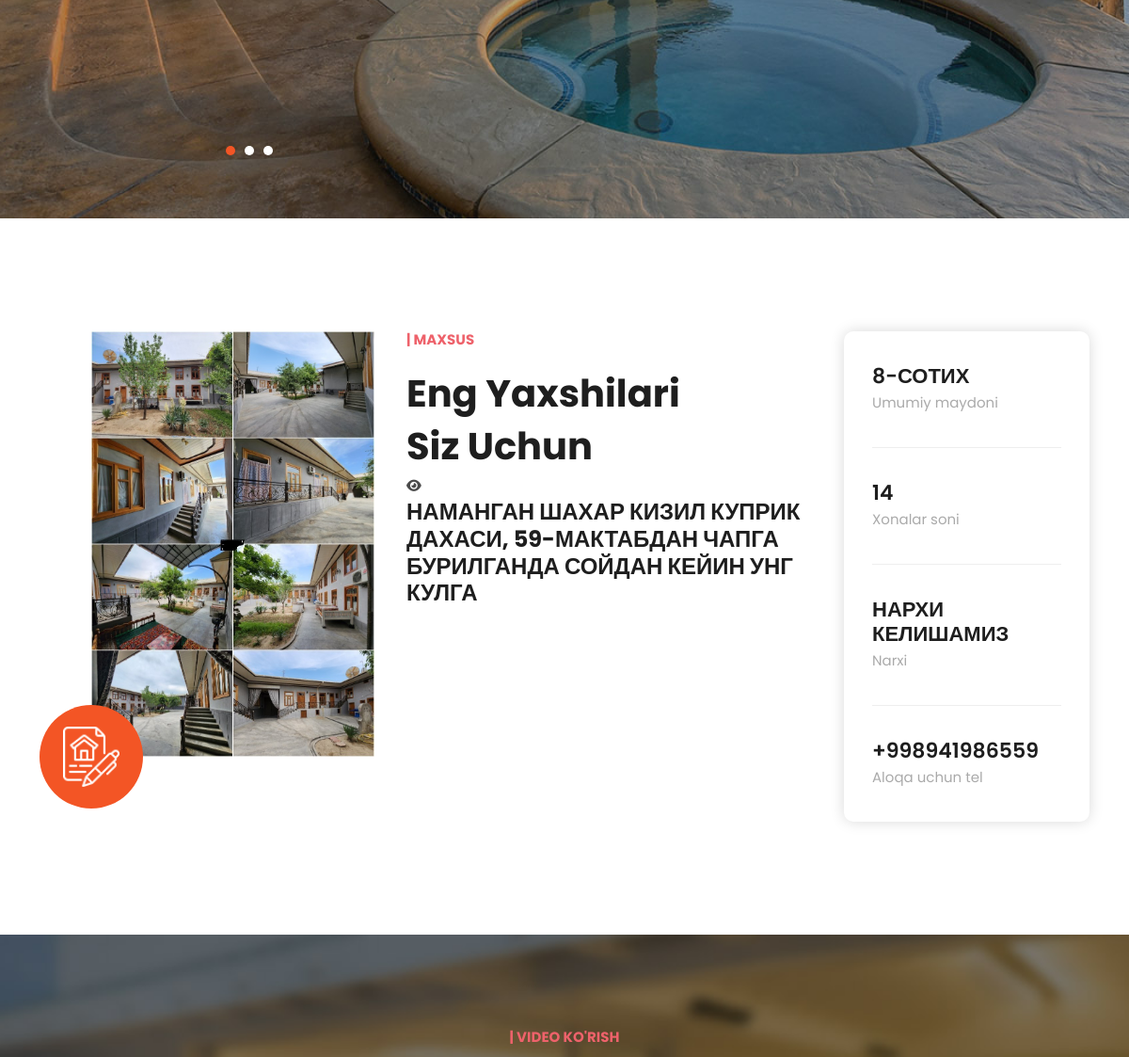
The app's page / (middle part), older data.
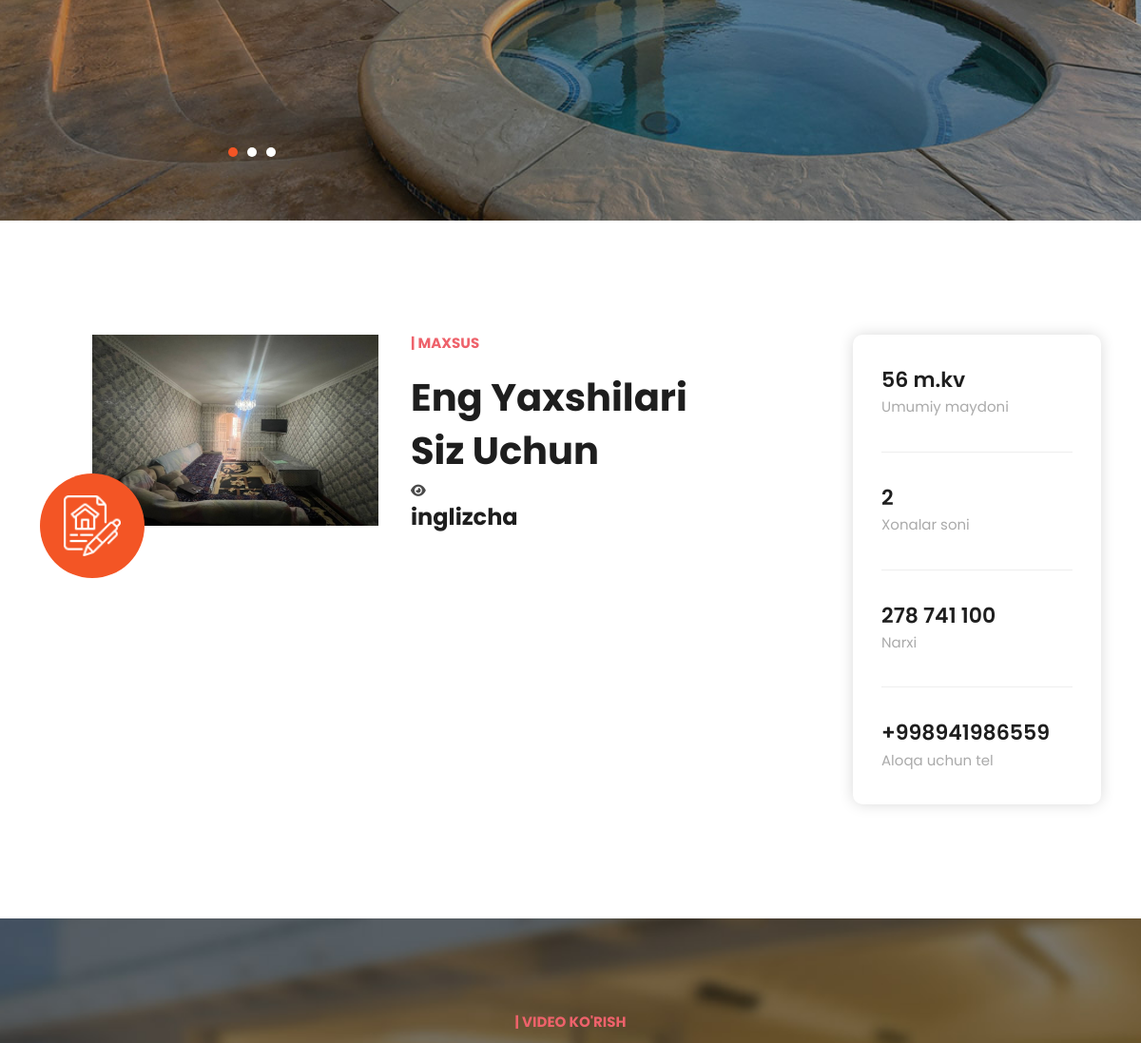
The same page, newer data.
### homes_app/models.py (models this page shows, shortened)
class Homes(models.Model):
    class Status(models.TextChoices):
        Draft = 'DF', 'Draft'
        Published = 'PB', 'Published'
    class Tariff(models.TextChoices):
        maxsus = 'maxsus'
        orta = "o'rta"
        oddiy = 'oddiy'
    title = models.CharField(max_length=200)
    maydoni = models.CharField(max_length=200)
    xona_soni = models.IntegerField()
    tamiri = models.CharField(max_length=200)
    image = models.ImageField(upload_to='homes/images')
    tafsilotlari = models.CharField(max_length=300)
    category = models.ForeignKey(Category, on_delete=models.CASCADE)
    publish_time = models.DateTimeField(default=timezone.now)
    created_time = models.DateTimeField(auto_now_add=True)
    status = models.CharField(max_length=2, choices=Status.choices, default=Status.Draft)
    narxi = models.CharField(max_length=50, blank=True)
    manzil = models.CharField(max_length=150, blank=True)
    tarifi = models.CharField(choices=Tariff.choices, default=Tariff.oddiy, null=True, blank=True, max_length=6)
    tel = models.CharField(max_length=9, blank=True)
    class Meta:
        ordering = ['-publish_time']

### homes_app/views.py (the view)
# urls.py: path('', homePageView, name='home_page'),
def homePageView(request):
    homes = Homes.objects.all().filter(status=Homes.Status.Published)
    maxsus = Homes.objects.all().filter(status=Homes.Status.Published).filter(tarifi=Homes.Tariff.maxsus)[:1]
    orta = Homes.objects.all().filter(status=Homes.Status.Published).filter(tarifi=Homes.Tariff.orta)[:6]
    catigory = Category.objects.all()
    context = {
        'homes': homes,
        'catigory': catigory,
        'maxsus': maxsus,
        'orta': orta,
    }
    return render(request, 'home_page.html', context)

### homes_app/models.py (called while the page is built)
    def __str__(self):
        return self.name

### templates/home_page.html (shortened to what this page needs)
{% extends 'base.html' %}
{% load static %}
{% load hitcount_tags %}
{% load i18n %}
{% block content %}
  <div class="main-banner">
    <div class="owl-carousel owl-banner">
      <div class="item item-1">
      </div>
    </div>
  </div>
    {% for maxsus in maxsus %}
  <div class="featured section">
    <div class="container">
      <div class="row">
        <div class="col-lg-4">
          <div class="left-image">
            <img src="{{ maxsus.image.url }}" alt="">
            <a href="{% url 'homes_detail' maxsus.pk %}"><img src="{% static 'images/featured-icon.png' %}" alt="" style="max-width: 60px; padding: 0px;"></a>
          </div>
        </div>
        <div class="col-lg-5">
          <div class="section-heading">
            <h6>|{% blocktrans %} Maxsus{% endblocktrans %}</h6>
            <h2>{% blocktrans %}Eng yaxshilari siz uchun{% endblocktrans %}</h2>
               <p><i class="fa fa-eye" aria-hidden="true"> </i> {% get_hit_count for maxsus %}</p>
              <h4>{{ maxsus.manzil }}</h4>
          </div>
        </div>
        <div class="col-lg-3" >
          <a href="{% url 'homes_detail' maxsus.pk %}">
          <div class="info-table">
            <ul>
              <li>
                <h4>{{ maxsus.maydoni }}<br><span>{% blocktrans %}Umumiy maydoni{% endblocktrans %}</span></h4>
              </li>
              <li>
                <h4>{{ maxsus.xona_soni }}<br><span>{% blocktrans %}Xonalar soni{% endblocktrans %}</span></h4>
              </li>
              <li>
                <h4>{{ maxsus.narxi }}<br><span>{% blocktrans %}Narxi{% endblocktrans %}</span></h4>
              </li>
              <li>
                <h4>+998{{ maxsus.tel }}<br><span>{% blocktrans %}Aloqa uchun tel{% endblocktrans %}</span></h4>
              </li>
            </ul>
          </div>
               </a>
        </div>
      </div>
    </div>
  </div>
    {% endfor %}
  <div class="video section">
    <div class="container">
      <div class="row">
        <div class="col-lg-4 offset-lg-4">
          <div class="section-heading text-center">
            <h6>| {% blocktrans %}Video ko'rish{% endblocktrans %}</h6>
          </div>
        </div>
      </div>
    </div>
  </div>
 {% endblock content %}

### templates/base.html (shortened to what this page needs)
{% load static %}
{% load i18n %}
<!DOCTYPE html>
<html lang="en">
  <head>
    <link href="{% static 'css/bootstrap.min.css' %}" rel="stylesheet">
    <link rel="stylesheet" href="{% static 'css/fontawesome.css' %}">
    <link rel="stylesheet" href="{% static 'css/templatemo-villa-agency.css' %}">
    <link rel="stylesheet" href="{% static 'css/owl.css' %}">
    <link rel="stylesheet" href="{% static 'css/animate.css' %}">
  <link rel="stylesheet" href="https://cdnjs.cloudflare.com/ajax/libs/font-awesome/6.5.2/css/all.min.css" />
    <link rel="stylesheet"href="https://unpkg.com/swiper@7/swiper-bundle.min.css"/>
  </head>
<body>
                                  {% get_current_language as LANGUAGE_CODE %}
                                  {% get_available_languages as LANGUAGES %}
                                  {% get_language_info_list for LANGUAGES as languages %}
{% block content %}
{% endblock content %}
  </body>
</html>

### static/css/templatemo-villa-agency.css (style rules this page uses)
html, body, div, span, applet, object, iframe, h1, h2, h3, h4, h5, h6, p, blockquote, div pre, a, abbr, acronym, address, big, cite, code, del, dfn, em, font, img, ins, kbd, q, s, samp, small, strike, strong, sub, sup, tt, var, b, u, i, center, dl, dt, dd, ol, ul, li, figure, header, nav, section, article, aside, footer, figcaption { margin: 0; padding: 0; border: 0; outline: 0; }
ul, li { padding: 0; margin: 0; list-style: none; }
* { box-sizing: border-box; }
html, body { font-family: 'Poppins', sans-serif; -ms-text-size-adjust: 100%; -webkit-font-smoothing: antialiased; -moz-osx-font-smoothing: grayscale; }
a { text-decoration: none !important; }
h1, h2, h3, h4, h5, h6 { color: #1e1e1e; margin-top: 0px; margin-bottom: 0px; font-weight: 700; }
ul { margin-bottom: 0px; }
p { font-size: 14px; line-height: 28px; color: #4a4a4a; }
img { width: 100%; overflow: hidden; }
html, body { font-family: 'Poppins', sans-serif; }
.section { margin-top: 120px; }
.section-heading { margin-bottom: 70px; }
.section-heading h2 { font-size: 40px; font-weight: 700; text-transform: capitalize; margin-top: 20px; line-height: 56px; }
.section-heading h6 { color: #ee626b; font-size: 15px; text-transform: uppercase; font-weight: 700; }
.main-banner .item { background-position: center center; background-repeat: no-repeat; background-size: cover; padding: 220px 20% 320px 20%; margin-top: 0px; }
.main-banner .item-1 { background-image: url(../images/banner-01.jpg); }
.featured .left-image { position: relative; }
.featured .left-image img { padding-left: 55px; }
.featured .left-image a { display: inline-block; width: 110px; height: 110px; line-height: 110px; background-color: #f35525; border-radius: 50%; text-align: center; position: absolute; left: 0; bottom: -55px; }
.featured .section-heading { margin-left: 10px; margin-right: 10px; margin-bottom: 60px; }
.featured .section-heading h2 { width: 70%; }
.featured .info-table { border-radius: 10px; box-shadow: 0px 0px 15px rgba(0, 0, 0, 0.15); padding: 35px 30px; }
.featured .info-table ul li { display: block; margin-bottom: 35px; padding-bottom: 35px; border-bottom: 1px solid #eee; }
.featured .info-table ul li:last-child { border-bottom: none; padding-bottom: 0; margin-bottom: 0; }
.featured .info-table ul li h4 { font-size: 22px; font-weight: 600; }
.featured .info-table ul li h4 span { font-size: 15px; color: #aaa; font-weight: 400; }
.video { background-image: url(../images/video-bg.jpg); background-repeat: no-repeat; background-size: cover; background-position: center center; padding: 100px 0px 250px 0px; position: relative; }
body { overflow-x: hidden; }

Row changes from the older to the newer data that the page shows:
no longer on this page (row edited): Homes: image (picture), manzil "НАМАНГАН ШАХАР КИЗИЛ КУПРИК ДАХАСИ, 59-МАКТАБДАН ЧАПГА БУРИЛГАНДА СОЙДАН КЕЙИН УНГ КУЛГА", maydoni "8-СОТИХ", xona_soni "14", narxi "НАРХИ КЕЛИШАМИЗ", tel "941986559"
now on this page (row edited): Homes: image (picture), manzil "inglizcha", maydoni "56 m.kv", xona_soni "2", narxi "278 741 100", tel "941986559"
